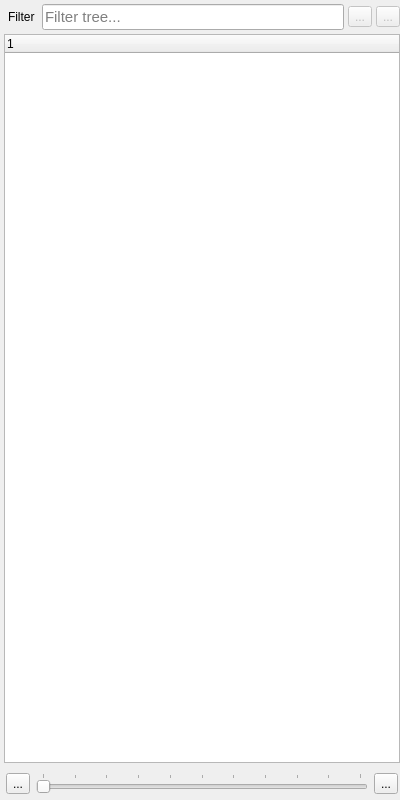
<?xml version="1.0" encoding="UTF-8"?>
<ui version="4.0">
 <class>OutlinerView</class>
 <widget class="QWidget" name="OutlinerView">
  <property name="geometry">
   <rect>
    <x>0</x>
    <y>0</y>
    <width>400</width>
    <height>800</height>
   </rect>
  </property>
  <property name="sizePolicy">
   <sizepolicy hsizetype="Preferred" vsizetype="Expanding">
    <horstretch>0</horstretch>
    <verstretch>0</verstretch>
   </sizepolicy>
  </property>
  <property name="windowTitle">
   <string/>
  </property>
  <layout class="QVBoxLayout" name="verticalLayout_4" stretch="0,0,0">
   <property name="spacing">
    <number>4</number>
   </property>
   <property name="leftMargin">
    <number>4</number>
   </property>
   <property name="topMargin">
    <number>4</number>
   </property>
   <property name="rightMargin">
    <number>0</number>
   </property>
   <property name="bottomMargin">
    <number>4</number>
   </property>
   <item>
    <widget class="QWidget" name="filterWidget" native="true">
     <layout class="QHBoxLayout" name="horizontalLayout_4">
      <property name="spacing">
       <number>4</number>
      </property>
      <property name="leftMargin">
       <number>4</number>
      </property>
      <property name="topMargin">
       <number>0</number>
      </property>
      <property name="rightMargin">
       <number>0</number>
      </property>
      <property name="bottomMargin">
       <number>0</number>
      </property>
      <item>
       <widget class="QLabel" name="label_4">
        <property name="font">
         <font>
          <pointsize>9</pointsize>
         </font>
        </property>
        <property name="text">
         <string>Filter </string>
        </property>
       </widget>
      </item>
      <item>
       <widget class="QLineEdit" name="filter">
        <property name="font">
         <font>
          <pointsize>11</pointsize>
         </font>
        </property>
        <property name="placeholderText">
         <string>Filter tree...</string>
        </property>
       </widget>
      </item>
      <item>
       <widget class="QToolButton" name="clear">
        <property name="enabled">
         <bool>false</bool>
        </property>
        <property name="text">
         <string>...</string>
        </property>
       </widget>
      </item>
      <item>
       <widget class="QToolButton" name="follow">
        <property name="enabled">
         <bool>false</bool>
        </property>
        <property name="text">
         <string>...</string>
        </property>
        <property name="checkable">
         <bool>true</bool>
        </property>
        <property name="checked">
         <bool>false</bool>
        </property>
       </widget>
      </item>
     </layout>
    </widget>
   </item>
   <item>
    <widget class="stageviz::OutlinerTree" name="outlinerTree">
     <property name="alternatingRowColors">
      <bool>false</bool>
     </property>
     <property name="selectionMode">
      <enum>QAbstractItemView::SelectionMode::ExtendedSelection</enum>
     </property>
     <column>
      <property name="text">
       <string notr="true">1</string>
      </property>
     </column>
    </widget>
   </item>
   <item>
    <widget class="QWidget" name="depthWidget" native="true">
     <layout class="QHBoxLayout" name="horizontalLayout">
      <property name="leftMargin">
       <number>2</number>
      </property>
      <property name="topMargin">
       <number>6</number>
      </property>
      <property name="rightMargin">
       <number>2</number>
      </property>
      <property name="bottomMargin">
       <number>2</number>
      </property>
      <item>
       <widget class="QToolButton" name="collapse">
        <property name="text">
         <string>...</string>
        </property>
        <property name="checkable">
         <bool>false</bool>
        </property>
       </widget>
      </item>
      <item>
       <widget class="stageviz::Slider" name="depth">
        <property name="maximum">
         <number>10</number>
        </property>
        <property name="singleStep">
         <number>1</number>
        </property>
        <property name="pageStep">
         <number>1</number>
        </property>
        <property name="orientation">
         <enum>Qt::Orientation::Horizontal</enum>
        </property>
        <property name="tickPosition">
         <enum>QSlider::TickPosition::TicksAbove</enum>
        </property>
       </widget>
      </item>
      <item>
       <widget class="QToolButton" name="expand">
        <property name="text">
         <string>...</string>
        </property>
       </widget>
      </item>
     </layout>
    </widget>
   </item>
  </layout>
 </widget>
 <customwidgets>
  <customwidget>
   <class>stageviz::OutlinerTree</class>
   <extends>QTreeWidget</extends>
   <header>outlinertree.h</header>
  </customwidget>
  <customwidget>
   <class>stageviz::Slider</class>
   <extends>QSlider</extends>
   <header>slider.h</header>
  </customwidget>
 </customwidgets>
 <resources>
  <include location="viewer.qrc"/>
 </resources>
 <connections/>
</ui>
